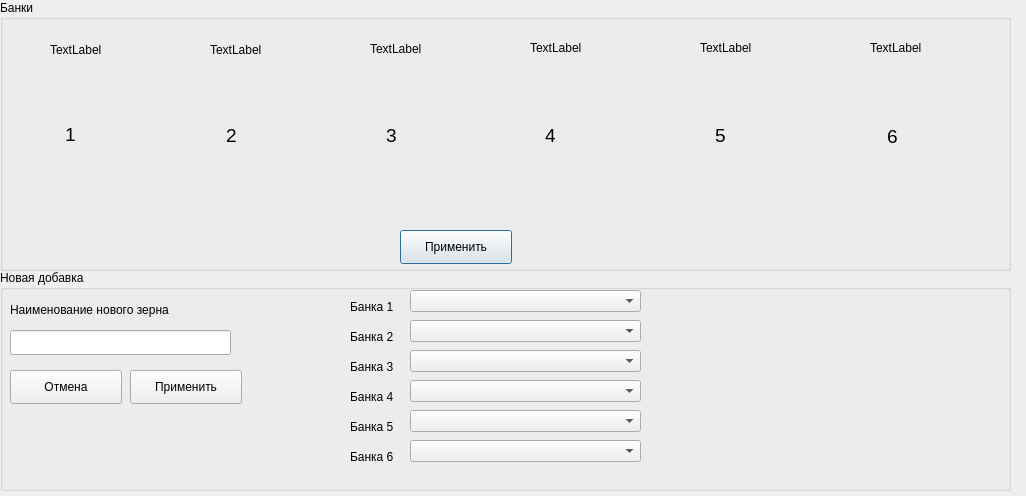
<?xml version="1.0" encoding="UTF-8"?>
<ui version="4.0">
 <class>Dialog_Dobavka</class>
 <widget class="QDialog" name="Dialog_Dobavka">
  <property name="geometry">
   <rect>
    <x>0</x>
    <y>0</y>
    <width>1026</width>
    <height>496</height>
   </rect>
  </property>
  <property name="windowTitle">
   <string>Dialog</string>
  </property>
  <widget class="QGroupBox" name="groupBox_2">
   <property name="geometry">
    <rect>
     <x>0</x>
     <y>0</y>
     <width>1011</width>
     <height>271</height>
    </rect>
   </property>
   <property name="title">
    <string>Банки</string>
   </property>
   <widget class="QLabel" name="banka1">
    <property name="geometry">
     <rect>
      <x>50</x>
      <y>66</y>
      <width>51</width>
      <height>171</height>
     </rect>
    </property>
    <property name="text">
     <string/>
    </property>
    <property name="pixmap">
     <pixmap>silos.png</pixmap>
    </property>
   </widget>
   <widget class="QLabel" name="banka2">
    <property name="geometry">
     <rect>
      <x>210</x>
      <y>70</y>
      <width>66</width>
      <height>161</height>
     </rect>
    </property>
    <property name="text">
     <string/>
    </property>
    <property name="pixmap">
     <pixmap>silos.png</pixmap>
    </property>
   </widget>
   <widget class="QLabel" name="banka3">
    <property name="geometry">
     <rect>
      <x>370</x>
      <y>72</y>
      <width>66</width>
      <height>161</height>
     </rect>
    </property>
    <property name="text">
     <string/>
    </property>
    <property name="pixmap">
     <pixmap>silos.png</pixmap>
    </property>
   </widget>
   <widget class="QLabel" name="banka4">
    <property name="geometry">
     <rect>
      <x>530</x>
      <y>66</y>
      <width>66</width>
      <height>171</height>
     </rect>
    </property>
    <property name="text">
     <string/>
    </property>
    <property name="pixmap">
     <pixmap>silos.png</pixmap>
    </property>
   </widget>
   <widget class="QLabel" name="banka5">
    <property name="geometry">
     <rect>
      <x>700</x>
      <y>66</y>
      <width>66</width>
      <height>171</height>
     </rect>
    </property>
    <property name="text">
     <string/>
    </property>
    <property name="pixmap">
     <pixmap>silos.png</pixmap>
    </property>
   </widget>
   <widget class="QLabel" name="banka6">
    <property name="geometry">
     <rect>
      <x>870</x>
      <y>72</y>
      <width>66</width>
      <height>161</height>
     </rect>
    </property>
    <property name="text">
     <string/>
    </property>
    <property name="pixmap">
     <pixmap>silos.png</pixmap>
    </property>
   </widget>
   <widget class="QPushButton" name="savebankabtn">
    <property name="geometry">
     <rect>
      <x>400</x>
      <y>230</y>
      <width>112</width>
      <height>34</height>
     </rect>
    </property>
    <property name="text">
     <string>Применить</string>
    </property>
   </widget>
   <widget class="QLabel" name="labelbanka4">
    <property name="geometry">
     <rect>
      <x>530</x>
      <y>40</y>
      <width>171</width>
      <height>16</height>
     </rect>
    </property>
    <property name="text">
     <string>TextLabel</string>
    </property>
   </widget>
   <widget class="QLabel" name="labelbanka1">
    <property name="geometry">
     <rect>
      <x>50</x>
      <y>42</y>
      <width>151</width>
      <height>16</height>
     </rect>
    </property>
    <property name="text">
     <string>TextLabel</string>
    </property>
   </widget>
   <widget class="QLabel" name="labelbanka5">
    <property name="geometry">
     <rect>
      <x>700</x>
      <y>40</y>
      <width>161</width>
      <height>16</height>
     </rect>
    </property>
    <property name="text">
     <string>TextLabel</string>
    </property>
   </widget>
   <widget class="QLabel" name="labelbanka3">
    <property name="geometry">
     <rect>
      <x>370</x>
      <y>41</y>
      <width>161</width>
      <height>16</height>
     </rect>
    </property>
    <property name="text">
     <string>TextLabel</string>
    </property>
   </widget>
   <widget class="QLabel" name="labelbanka2">
    <property name="geometry">
     <rect>
      <x>210</x>
      <y>42</y>
      <width>151</width>
      <height>16</height>
     </rect>
    </property>
    <property name="text">
     <string>TextLabel</string>
    </property>
   </widget>
   <widget class="QLabel" name="labelbanka6">
    <property name="geometry">
     <rect>
      <x>870</x>
      <y>40</y>
      <width>131</width>
      <height>16</height>
     </rect>
    </property>
    <property name="text">
     <string>TextLabel</string>
    </property>
   </widget>
   <widget class="QLabel" name="labelbanka2_2">
    <property name="geometry">
     <rect>
      <x>226</x>
      <y>120</y>
      <width>81</width>
      <height>31</height>
     </rect>
    </property>
    <property name="font">
     <font>
      <family>Arial</family>
      <pointsize>14</pointsize>
      <weight>50</weight>
      <bold>false</bold>
      <kerning>false</kerning>
     </font>
    </property>
    <property name="text">
     <string>2</string>
    </property>
   </widget>
   <widget class="QLabel" name="labelbanka6_2">
    <property name="geometry">
     <rect>
      <x>887</x>
      <y>121</y>
      <width>81</width>
      <height>31</height>
     </rect>
    </property>
    <property name="font">
     <font>
      <family>Arial</family>
      <pointsize>14</pointsize>
      <weight>50</weight>
      <bold>false</bold>
      <kerning>false</kerning>
     </font>
    </property>
    <property name="text">
     <string>6</string>
    </property>
   </widget>
   <widget class="QLabel" name="labelbanka1_2">
    <property name="geometry">
     <rect>
      <x>65</x>
      <y>119</y>
      <width>81</width>
      <height>31</height>
     </rect>
    </property>
    <property name="font">
     <font>
      <family>Arial</family>
      <pointsize>14</pointsize>
      <weight>50</weight>
      <bold>false</bold>
      <kerning>false</kerning>
     </font>
    </property>
    <property name="text">
     <string>1</string>
    </property>
   </widget>
   <widget class="QLabel" name="labelbanka3_2">
    <property name="geometry">
     <rect>
      <x>386</x>
      <y>120</y>
      <width>91</width>
      <height>31</height>
     </rect>
    </property>
    <property name="font">
     <font>
      <family>Arial</family>
      <pointsize>14</pointsize>
      <weight>50</weight>
      <bold>false</bold>
      <kerning>false</kerning>
     </font>
    </property>
    <property name="text">
     <string>3</string>
    </property>
   </widget>
   <widget class="QLabel" name="labelbanka5_2">
    <property name="geometry">
     <rect>
      <x>715</x>
      <y>120</y>
      <width>101</width>
      <height>31</height>
     </rect>
    </property>
    <property name="font">
     <font>
      <family>Arial</family>
      <pointsize>14</pointsize>
      <weight>50</weight>
      <bold>false</bold>
      <kerning>false</kerning>
     </font>
    </property>
    <property name="text">
     <string>5</string>
    </property>
   </widget>
   <widget class="QLabel" name="labelbanka4_2">
    <property name="geometry">
     <rect>
      <x>545</x>
      <y>120</y>
      <width>91</width>
      <height>31</height>
     </rect>
    </property>
    <property name="font">
     <font>
      <family>Arial</family>
      <pointsize>14</pointsize>
      <weight>50</weight>
      <bold>false</bold>
      <kerning>false</kerning>
     </font>
    </property>
    <property name="text">
     <string>4</string>
    </property>
   </widget>
  </widget>
  <widget class="QGroupBox" name="groupBox">
   <property name="geometry">
    <rect>
     <x>0</x>
     <y>270</y>
     <width>1011</width>
     <height>221</height>
    </rect>
   </property>
   <property name="title">
    <string>Новая добавка</string>
   </property>
   <widget class="QLabel" name="label_2">
    <property name="geometry">
     <rect>
      <x>10</x>
      <y>30</y>
      <width>221</width>
      <height>19</height>
     </rect>
    </property>
    <property name="text">
     <string>Наименование нового зерна</string>
    </property>
   </widget>
   <widget class="QPushButton" name="cancelbtn">
    <property name="geometry">
     <rect>
      <x>10</x>
      <y>100</y>
      <width>112</width>
      <height>34</height>
     </rect>
    </property>
    <property name="text">
     <string>Отмена</string>
    </property>
   </widget>
   <widget class="QPushButton" name="okbtn">
    <property name="geometry">
     <rect>
      <x>130</x>
      <y>100</y>
      <width>112</width>
      <height>34</height>
     </rect>
    </property>
    <property name="text">
     <string>Применить</string>
    </property>
   </widget>
   <widget class="QLineEdit" name="lineEdit">
    <property name="geometry">
     <rect>
      <x>10</x>
      <y>60</y>
      <width>221</width>
      <height>25</height>
     </rect>
    </property>
   </widget>
   <widget class="QComboBox" name="comboBox_4">
    <property name="geometry">
     <rect>
      <x>410</x>
      <y>110</y>
      <width>231</width>
      <height>22</height>
     </rect>
    </property>
   </widget>
   <widget class="QLabel" name="label_3">
    <property name="geometry">
     <rect>
      <x>350</x>
      <y>30</y>
      <width>46</width>
      <height>13</height>
     </rect>
    </property>
    <property name="text">
     <string>Банка 1</string>
    </property>
   </widget>
   <widget class="QComboBox" name="comboBox_6">
    <property name="geometry">
     <rect>
      <x>410</x>
      <y>170</y>
      <width>231</width>
      <height>22</height>
     </rect>
    </property>
   </widget>
   <widget class="QComboBox" name="comboBox_2">
    <property name="geometry">
     <rect>
      <x>410</x>
      <y>50</y>
      <width>231</width>
      <height>22</height>
     </rect>
    </property>
   </widget>
   <widget class="QComboBox" name="comboBox_5">
    <property name="geometry">
     <rect>
      <x>410</x>
      <y>140</y>
      <width>231</width>
      <height>22</height>
     </rect>
    </property>
   </widget>
   <widget class="QLabel" name="label_5">
    <property name="geometry">
     <rect>
      <x>350</x>
      <y>60</y>
      <width>46</width>
      <height>13</height>
     </rect>
    </property>
    <property name="text">
     <string>Банка 2</string>
    </property>
   </widget>
   <widget class="QComboBox" name="comboBox_3">
    <property name="geometry">
     <rect>
      <x>410</x>
      <y>80</y>
      <width>231</width>
      <height>22</height>
     </rect>
    </property>
   </widget>
   <widget class="QLabel" name="label_4">
    <property name="geometry">
     <rect>
      <x>350</x>
      <y>90</y>
      <width>46</width>
      <height>13</height>
     </rect>
    </property>
    <property name="text">
     <string>Банка 3</string>
    </property>
   </widget>
   <widget class="QLabel" name="label_7">
    <property name="geometry">
     <rect>
      <x>350</x>
      <y>180</y>
      <width>46</width>
      <height>13</height>
     </rect>
    </property>
    <property name="text">
     <string>Банка 6</string>
    </property>
   </widget>
   <widget class="QLabel" name="label_8">
    <property name="geometry">
     <rect>
      <x>350</x>
      <y>150</y>
      <width>46</width>
      <height>13</height>
     </rect>
    </property>
    <property name="text">
     <string>Банка 5</string>
    </property>
   </widget>
   <widget class="QLabel" name="label_6">
    <property name="geometry">
     <rect>
      <x>350</x>
      <y>120</y>
      <width>46</width>
      <height>13</height>
     </rect>
    </property>
    <property name="text">
     <string>Банка 4</string>
    </property>
   </widget>
   <widget class="QComboBox" name="comboBox_1">
    <property name="geometry">
     <rect>
      <x>410</x>
      <y>20</y>
      <width>231</width>
      <height>22</height>
     </rect>
    </property>
   </widget>
  </widget>
 </widget>
 <resources/>
 <connections/>
</ui>
